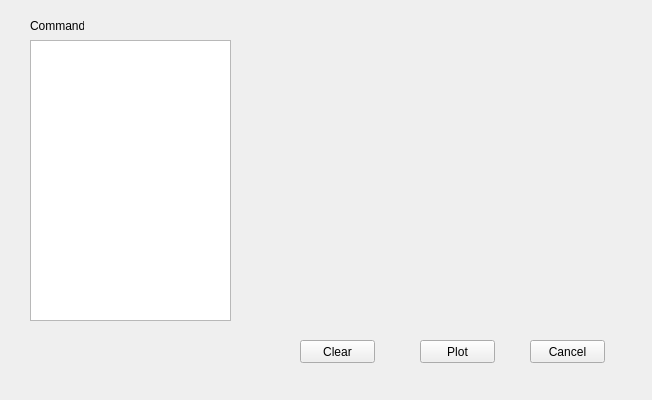
<?xml version="1.0" encoding="UTF-8"?>
<ui version="4.0">
 <class>UIClass</class>
 <widget class="QWidget" name="UIClass">
  <property name="geometry">
   <rect>
    <x>0</x>
    <y>0</y>
    <width>652</width>
    <height>400</height>
   </rect>
  </property>
  <property name="windowTitle">
   <string>UI</string>
  </property>
  <widget class="QTextEdit" name="cli">
   <property name="geometry">
    <rect>
     <x>30</x>
     <y>40</y>
     <width>201</width>
     <height>281</height>
    </rect>
   </property>
  </widget>
  <widget class="QPushButton" name="btn_plot">
   <property name="geometry">
    <rect>
     <x>420</x>
     <y>340</y>
     <width>75</width>
     <height>23</height>
    </rect>
   </property>
   <property name="text">
    <string>Plot</string>
   </property>
  </widget>
  <widget class="QPushButton" name="btn_cancel">
   <property name="geometry">
    <rect>
     <x>530</x>
     <y>340</y>
     <width>75</width>
     <height>23</height>
    </rect>
   </property>
   <property name="text">
    <string>Cancel</string>
   </property>
  </widget>
  <widget class="QLabel" name="label">
   <property name="geometry">
    <rect>
     <x>30</x>
     <y>20</y>
     <width>54</width>
     <height>12</height>
    </rect>
   </property>
   <property name="text">
    <string>Commands</string>
   </property>
  </widget>
  <widget class="QPushButton" name="btn_clr">
   <property name="geometry">
    <rect>
     <x>300</x>
     <y>340</y>
     <width>75</width>
     <height>23</height>
    </rect>
   </property>
   <property name="text">
    <string>Clear</string>
   </property>
  </widget>
 </widget>
 <layoutdefault spacing="6" margin="11"/>
 <resources>
  <include location="ui.qrc"/>
 </resources>
 <connections/>
</ui>
